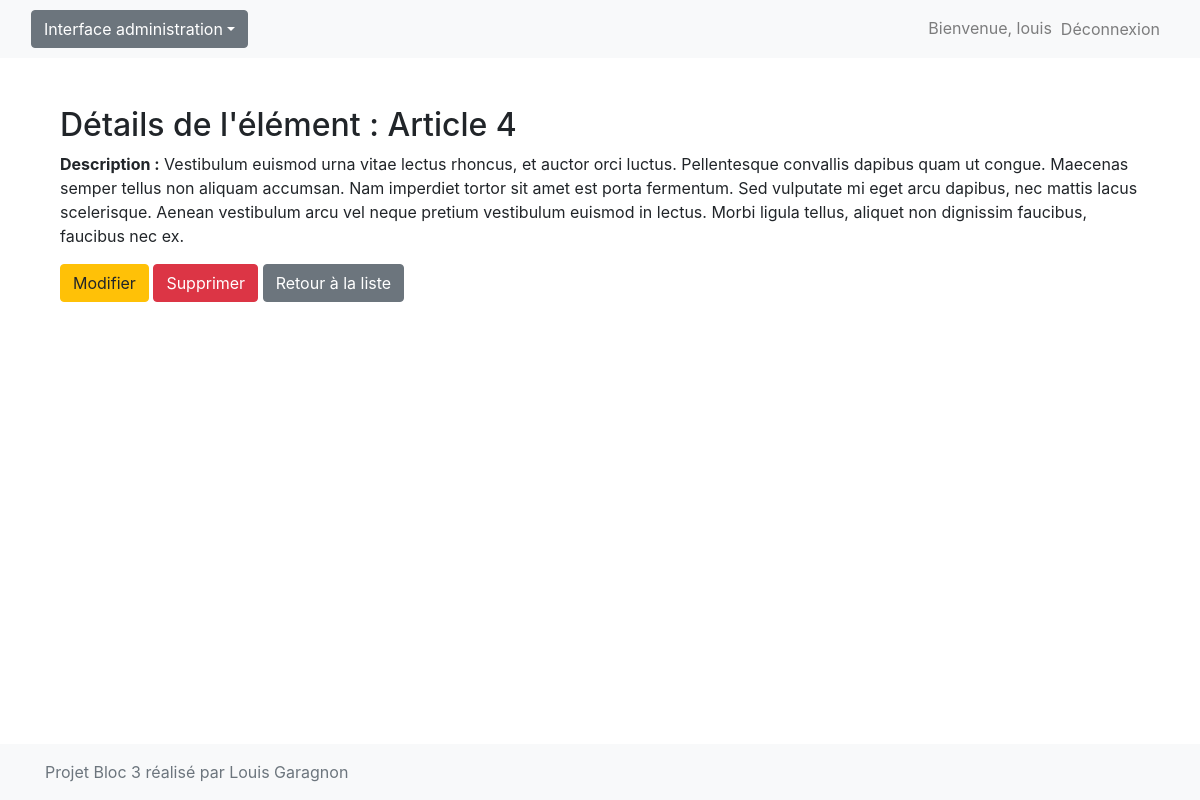
The app's page /items/6/ (signed in) with its own data.
### manage_data/models.py (models this page shows)
class Item(models.Model):
    name = models.CharField(max_length=100)
    description = models.TextField()
    created_at = models.DateTimeField(auto_now_add=True)
    updated_at = models.DateTimeField(auto_now=True)

### manage_data/views.py (the view)
# urls.py: path('<int:pk>/', ItemDetailView.as_view(), name='item-detail'),
class ItemDetailView(LoginRequiredMixin, DetailView):
    model = Item
    template_name = 'manage_data/item_detail.html'
    context_object_name = 'item'

### manage_data/templates/manage_data/item_detail.html (shortened to what this page needs)
{% extends 'base.html' %}
{% block content %}
<div class="container mt-4">
    <h2>Détails de l'élément : {{ item.name }}</h2>
    <p><strong>Description :</strong> {{ item.description }}</p>
    <a href="{% url 'item-update' item.pk %}" class="btn btn-warning">Modifier</a>
    <a href="{% url 'item-delete' item.pk %}" class="btn btn-danger">Supprimer</a>
    <a href="{% url 'item-list' %}" class="btn btn-secondary">Retour à la liste</a>
</div>
{% endblock %}

### manage_data/templates/base.html (shortened to what this page needs)
<!DOCTYPE html>
<html lang="fr">
<head>
    <link rel="stylesheet" href="https://stackpath.bootstrapcdn.com/bootstrap/4.5.2/css/bootstrap.min.css">
</head>
<body>
    <nav class="navbar navbar-expand-lg navbar-light bg-light">
        <div class="container-fluid">
            <div class="dropdown">
                <button class="btn btn-secondary dropdown-toggle" type="button" id="dropdownMenuButton" data-toggle="dropdown" aria-haspopup="true" aria-expanded="false">
                    Interface administration</button>
            </div>
        <div class="collapse navbar-collapse justify-content-end">
            <ul class="navbar-nav">
                {% if user.is_authenticated %}
                <li class="nav-item">
                    <span class="navbar-text">Bienvenue, {{ user.username }}</span>
                </li>
                <li class="nav-item">
                <form method="POST" action="{% url 'logout' %}">
                    <button type="submit" class="btn btn-link nav-link">
                        Déconnexion
                    </button>
                </form>
            </li>
                {% endif %}
            </ul>
        </div>
    </nav>
    <div class="container mt-4">
        {% block content %}
        {% endblock %}
    </div>
    <footer class="bg-light text-muted py-3 mt-5">
        <div class="container">
            <div class="row">
                <div class="col-md-6">
                    <p class="mb-0">Projet Bloc 3 réalisé par Louis Garagnon</p>
                </div>
            </div>
        </div>
    </footer>
</body>
</html>

### manage_data/templates/base.html (style rules this page uses)
html, body { height: 100%; }
body { display: flex; flex-direction: column; }
.container { flex: 1; }
footer { position: relative; bottom: 0; width: 100%; }

### records on screen
Item: name "Article 4", description "Vestibulum euismod urna vitae lectus rhoncus, et auctor orci luctus. Pellentesque convallis dapibus quam ut congue. Maecenas semper tellus non aliquam accumsan. Nam imperdiet tortor sit amet est porta fermentum. Sed vulputate mi eget arcu dapibus, nec mattis lacus scelerisque. Aenean vestibulum arcu vel neque pretium vestibulum euismod in lectus. Morbi ligula tellus, aliquet non dignissim faucibus, faucibus nec ex."

### other values on screen
{{ user.username }} "louis"
